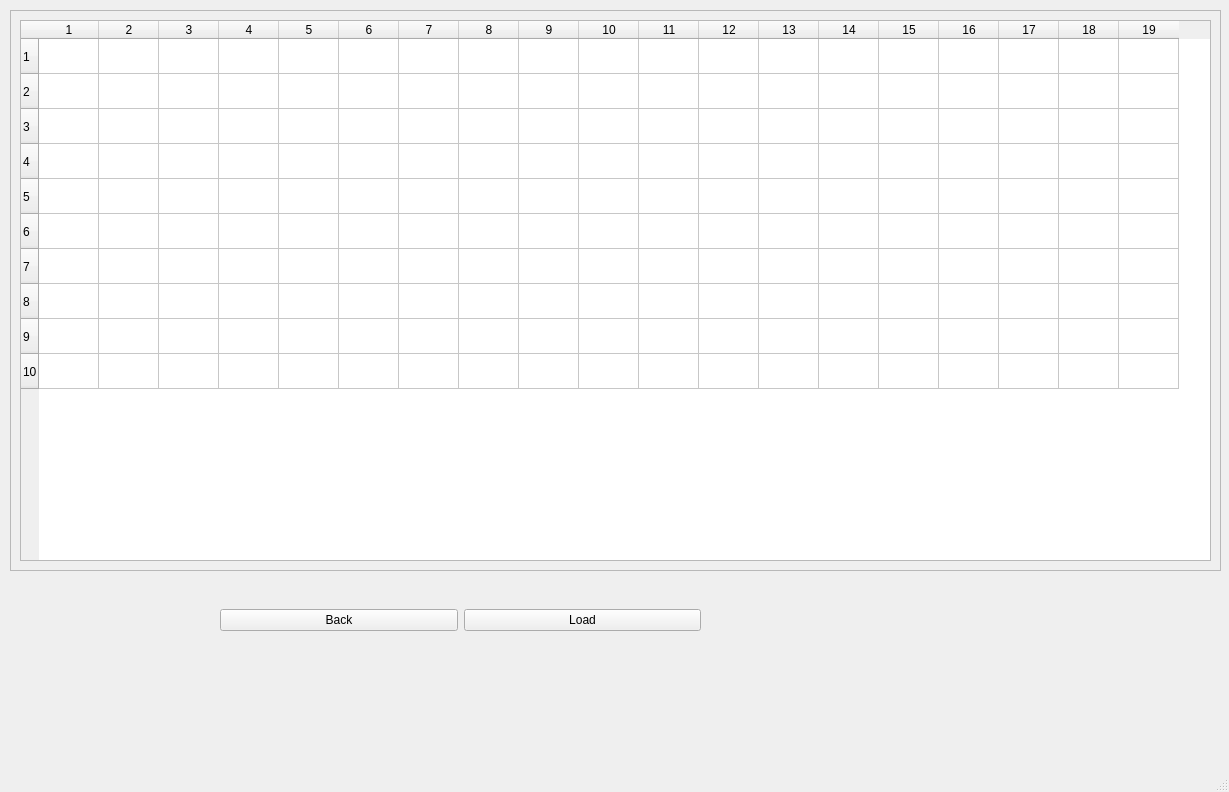
<?xml version="1.0" encoding="UTF-8"?>
<ui version="4.0">
 <class>Table</class>
 <widget class="QMainWindow" name="Table">
  <property name="geometry">
   <rect>
    <x>0</x>
    <y>0</y>
    <width>1229</width>
    <height>792</height>
   </rect>
  </property>
  <property name="windowTitle">
   <string>MainWindow</string>
  </property>
  <widget class="QWidget" name="centralwidget">
   <widget class="QScrollArea" name="scrollArea">
    <property name="geometry">
     <rect>
      <x>10</x>
      <y>10</y>
      <width>1211</width>
      <height>561</height>
     </rect>
    </property>
    <property name="widgetResizable">
     <bool>true</bool>
    </property>
    <widget class="QWidget" name="scrollAreaWidgetContents_3">
     <property name="geometry">
      <rect>
       <x>0</x>
       <y>0</y>
       <width>1209</width>
       <height>559</height>
      </rect>
     </property>
     <layout class="QHBoxLayout" name="horizontalLayout">
      <item>
       <widget class="QTableWidget" name="tableWidget">
        <property name="rowCount">
         <number>10</number>
        </property>
        <property name="columnCount">
         <number>19</number>
        </property>
        <attribute name="horizontalHeaderDefaultSectionSize">
         <number>60</number>
        </attribute>
        <attribute name="horizontalHeaderMinimumSectionSize">
         <number>31</number>
        </attribute>
        <attribute name="verticalHeaderCascadingSectionResizes">
         <bool>true</bool>
        </attribute>
        <attribute name="verticalHeaderDefaultSectionSize">
         <number>35</number>
        </attribute>
        <attribute name="verticalHeaderMinimumSectionSize">
         <number>26</number>
        </attribute>
        <row/>
        <row/>
        <row/>
        <row/>
        <row/>
        <row/>
        <row/>
        <row/>
        <row/>
        <row/>
        <column/>
        <column/>
        <column/>
        <column/>
        <column/>
        <column/>
        <column/>
        <column/>
        <column/>
        <column/>
        <column/>
        <column/>
        <column/>
        <column/>
        <column/>
        <column/>
        <column/>
        <column/>
        <column/>
       </widget>
      </item>
     </layout>
    </widget>
   </widget>
   <widget class="QWidget" name="horizontalLayoutWidget">
    <property name="geometry">
     <rect>
      <x>220</x>
      <y>580</y>
      <width>481</width>
      <height>80</height>
     </rect>
    </property>
    <layout class="QHBoxLayout" name="horizontalLayout_2">
     <item>
      <widget class="QPushButton" name="backButton">
       <property name="text">
        <string>Back</string>
       </property>
      </widget>
     </item>
     <item>
      <widget class="QPushButton" name="loadButton">
       <property name="text">
        <string>Load</string>
       </property>
      </widget>
     </item>
    </layout>
   </widget>
  </widget>
  <widget class="QStatusBar" name="statusbar"/>
 </widget>
 <resources/>
 <connections/>
</ui>
